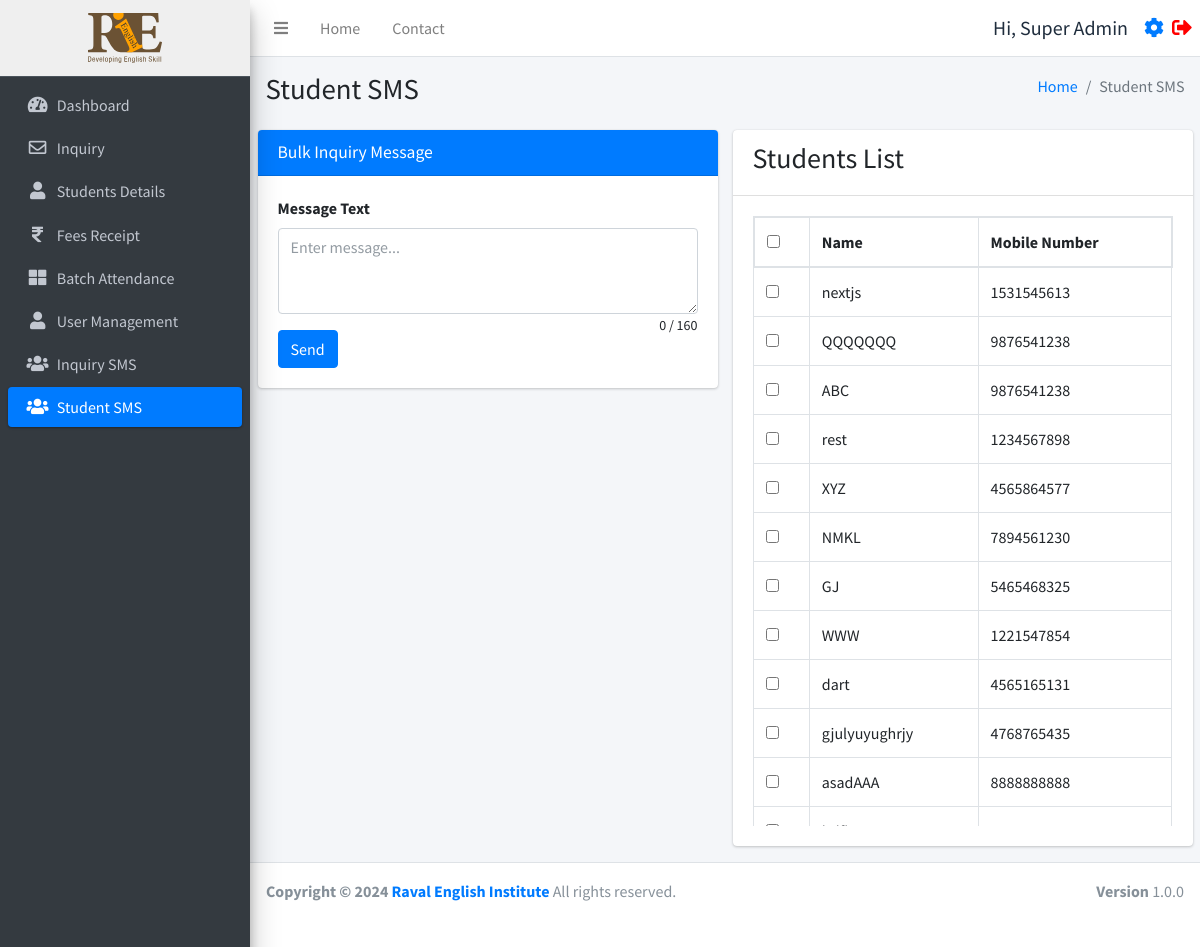
The app's page /studentsms.php (signed in), older data.
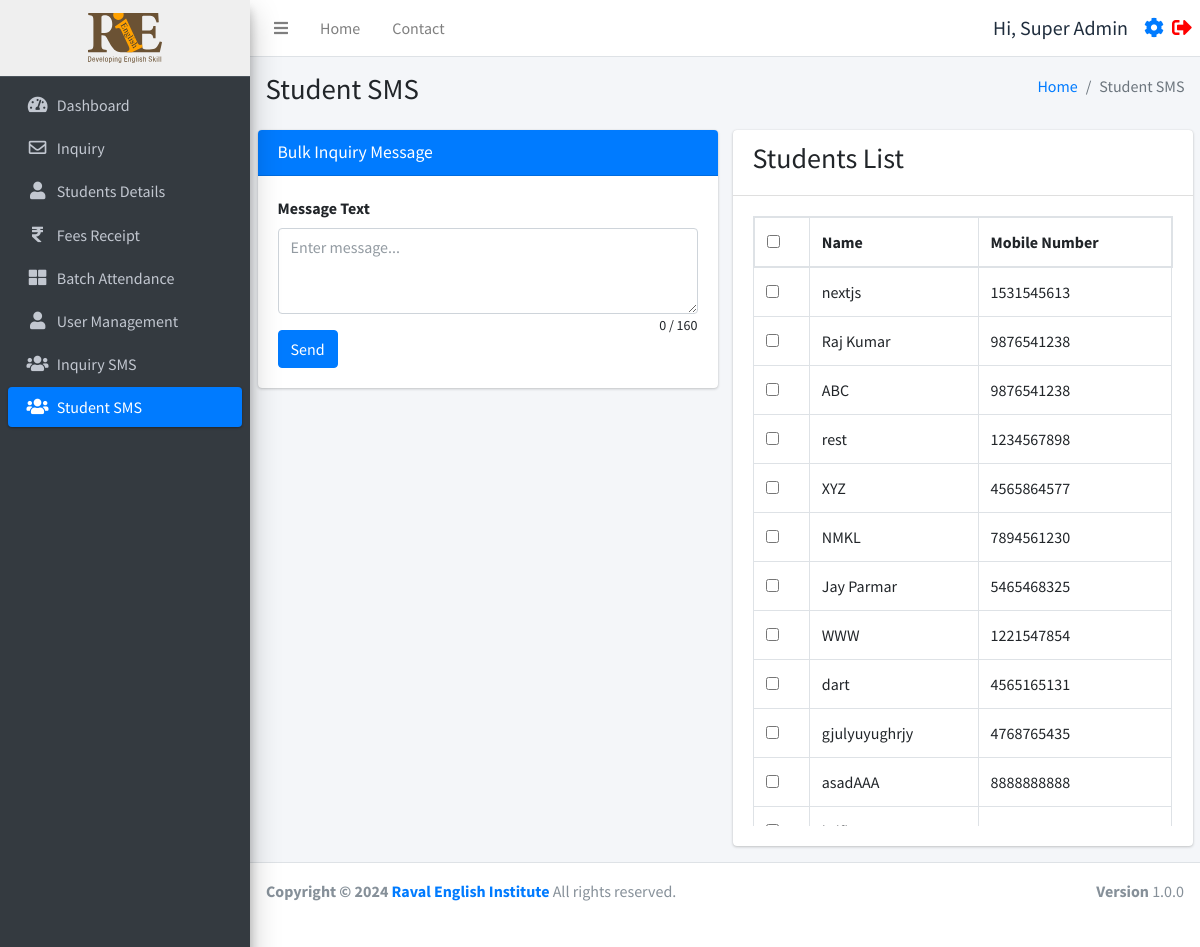
The same page, newer data.
### tables this page shows
CREATE TABLE `studentinfo` (
  `id` int(11) NOT NULL,
  `name` varchar(255) DEFAULT NULL,
  `batch` int(11) DEFAULT NULL,
  `batch_name` varchar(255) DEFAULT NULL,
  `father_name` varchar(255) DEFAULT NULL,
  `mother_name` varchar(255) DEFAULT NULL,
  `dob` date DEFAULT NULL,
  `gender` varchar(50) DEFAULT NULL,
  `mobile_number` varchar(15) DEFAULT NULL,
  `fee_status` int(10) DEFAULT 0,
  `profession` varchar(100) DEFAULT NULL,
  `address` varchar(255) DEFAULT NULL,
  `admission_time` date DEFAULT NULL,
  `due_date` date DEFAULT NULL,
  `created_at` datetime NOT NULL DEFAULT current_timestamp(),
  `pending_fees` int(10) DEFAULT 0,
  `discount` int(10) NOT NULL,
  `total_fees` int(11) NOT NULL,
  `paid_fees` int(11) NOT NULL,
  `father_number` varchar(50) NOT NULL,
  `home_number` varchar(50) NOT NULL,
  `reference` varchar(200) DEFAULT NULL,
  `father_profession` varchar(200) DEFAULT NULL,
  `workplace_address` varchar(255) DEFAULT NULL,
  `aadharcard_number` varchar(20) DEFAULT NULL,
  `joining_purpose` varchar(255) DEFAULT NULL,
  `extratime_daily` varchar(255) DEFAULT NULL
);

### function.php (called while the page is built, shortened)
<?php
require_once('db.php');
function selectFromTable($tableName, $columns, $whereConditions) {
    global $db;
    try {
        $sql = "SELECT " . implode(', ', $columns) . " FROM $tableName";
        if (!empty($whereConditions)) {
            $sql .= " WHERE " . implode(' AND ', array_map(function ($col) {
                return "$col = :$col";
            }, array_keys($whereConditions)));
        }
        $stmt = $db->prepare($sql);
        foreach ($whereConditions as $col => $value) {
            $stmt->bindValue(":$col", $value);
        }
        $stmt->execute();
        return $stmt->fetchAll(PDO::FETCH_ASSOC);
    } catch (PDOException $e) {
        return false;
    }
}
?>

### studentsms.php (the view, shortened to what the changed rows need)
<!DOCTYPE html>
<html lang="en">
<head>
</head>
<?php include ('./header.php'); ?>
<div class="content-wrapper">
  <div class="content-header">
    <div class="container-fluid">
      <div class="row mb-2">
        <div class="col-sm-6">
          <h1>Student SMS</h1>
        </div>
      </div>
    </div>
  </div>
  <div class="container-fluid">
    <div class="row">
      <div class="col-md-6">
        <div class="card">
          <div class="card-body card-list-custom">
            <table class="table table-bordered" id="inquiryTable">
              <thead>
                <tr>
                  <th><input type='checkbox' id='selectAll'></th>
                  <th>Name</th>
                  <th>Mobile Number</th>
                </tr>
              </thead>
              <tbody class="overflow-auto">
                <?php
                require_once 'function.php';
                $rows = selectFromTable('studentinfo', ['id', 'name', 'mobile_number', 'admission_time'], []);
                foreach ($rows as $row) {
                  echo "<tr>";
                  echo "<td><input type='checkbox' name='selectedInquiries[]' value='" . $row['id'] . "'></td>";
                  echo "<td>" . htmlspecialchars($row['name']) . "</td>";
                  echo "<td>" . htmlspecialchars($row['mobile_number']) . "</td>";
                  echo "</tr>";
                }
                ?>
              </tbody>
            </table>
          </div>
        </div>
      </div>
    </div>
  </div>
</div>
</div>
<?php include ('./footer.php'); ?>

### header.php (shortened to what the changed rows need)
<?php
require_once 'db.php';
require_once ('function.php');
?>
<!DOCTYPE html>
<html lang="en">
<head>
  <link rel="stylesheet" href="./plugins/fontawesome-free/css/all.min.css">
  <link rel="stylesheet" href="https://code.ionicframework.com/ionicons/2.0.1/css/ionicons.min.css">
  <link rel="stylesheet" href="./plugins/icheck-bootstrap/icheck-bootstrap.min.css">
  <link rel="stylesheet" href="https://cdn.datatables.net/1.10.19/css/dataTables.bootstrap4.min.css">
  <link rel="stylesheet" href="./asset/css/adminlte.min.css">
  <link rel="stylesheet" href="./asset/css/style.css">
</head>
<body class="hold-transition sidebar-mini layout-fixed">
  <div class="wrapper">
    <aside class="main-sidebar sidebar-dark-primary elevation-4">
      <?php if ($_SESSION['user_status'] === 'faculty'): ?>
        <a href="./batch.php" class="brand-link" style="text-align:center;background:#efefef;">
        <?php else: ?>
          <a href="./dashboard.php" class="brand-link" style="text-align:center;background:#efefef;">
          <?php endif; ?>
          <img src="./asset/img/logo.svg" alt="RIE logo Logo" style="height:50px;">
        </a>
    </aside>

Row changes from the older to the newer data that the page shows:
changed studentinfo: name "QQQQQQQ" → "Raj Kumar"
changed studentinfo: name "GJ" → "Jay Parmar"
